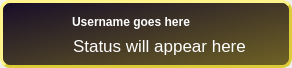
<?xml version="1.0" encoding="UTF-8"?>
<ui version="4.0">
 <class>Tweet</class>
 <widget class="QWidget" name="Tweet">
  <property name="geometry">
   <rect>
    <x>0</x>
    <y>0</y>
    <width>292</width>
    <height>68</height>
   </rect>
  </property>
  <property name="sizePolicy">
   <sizepolicy hsizetype="Preferred" vsizetype="Preferred">
    <horstretch>0</horstretch>
    <verstretch>0</verstretch>
   </sizepolicy>
  </property>
  <property name="windowTitle">
   <string>Form</string>
  </property>
  <property name="styleSheet">
   <string notr="true">QFrame { background-color: qlineargradient(spread:pad, x1:0, y1:0, x2:1, y2:1, stop:0 rgba(101, 93, 86, 255), stop:0.0150754 rgba(23, 14, 40, 255), stop:1 rgba(112, 99, 37, 255));
border-width: 3px;
border-style: outset;
border-color: rgb(219, 204, 56);;
border-radius: 10px}
QLabel { background-color: rgba(255, 255, 255, 0);
color: rgb(255, 255, 255);
border-width: 0px;
border-radius: 0px }
QTextBrowser { 
background-color: rgba(255, 255, 255, 0);
color: rgb(255, 255, 255);
border-width: 0px;
border-style: normal;
}</string>
  </property>
  <widget class="QFrame" name="frame">
   <property name="geometry">
    <rect>
     <x>0</x>
     <y>0</y>
     <width>292</width>
     <height>68</height>
    </rect>
   </property>
   <property name="sizePolicy">
    <sizepolicy hsizetype="Expanding" vsizetype="Expanding">
     <horstretch>0</horstretch>
     <verstretch>0</verstretch>
    </sizepolicy>
   </property>
   <property name="frameShape">
    <enum>QFrame::StyledPanel</enum>
   </property>
   <property name="frameShadow">
    <enum>QFrame::Raised</enum>
   </property>
   <widget class="QLabel" name="userImage">
    <property name="geometry">
     <rect>
      <x>10</x>
      <y>10</y>
      <width>48</width>
      <height>48</height>
     </rect>
    </property>
    <property name="sizePolicy">
     <sizepolicy hsizetype="Fixed" vsizetype="Fixed">
      <horstretch>0</horstretch>
      <verstretch>0</verstretch>
     </sizepolicy>
    </property>
    <property name="styleSheet">
     <string notr="true">QLabel { border-style: outset;
border-width: 0px;
border-radius: 0px}</string>
    </property>
    <property name="text">
     <string notr="true"/>
    </property>
   </widget>
   <widget class="QLabel" name="userName">
    <property name="geometry">
     <rect>
      <x>72</x>
      <y>13</y>
      <width>200</width>
      <height>17</height>
     </rect>
    </property>
    <property name="styleSheet">
     <string notr="true">QLabel { font: bold }</string>
    </property>
    <property name="text">
     <string notr="true">Username goes here</string>
    </property>
    <property name="textInteractionFlags">
     <set>Qt::LinksAccessibleByMouse</set>
    </property>
   </widget>
   <widget class="TweetTextBrowser" name="userStatus">
    <property name="geometry">
     <rect>
      <x>69</x>
      <y>32</y>
      <width>200</width>
      <height>25</height>
     </rect>
    </property>
    <property name="palette">
     <palette>
      <active>
       <colorrole role="WindowText">
        <brush brushstyle="SolidPattern">
         <color alpha="255">
          <red>255</red>
          <green>255</green>
          <blue>255</blue>
         </color>
        </brush>
       </colorrole>
       <colorrole role="Text">
        <brush brushstyle="SolidPattern">
         <color alpha="255">
          <red>255</red>
          <green>255</green>
          <blue>255</blue>
         </color>
        </brush>
       </colorrole>
       <colorrole role="Base">
        <brush brushstyle="NoBrush">
         <color alpha="255">
          <red>0</red>
          <green>0</green>
          <blue>0</blue>
         </color>
        </brush>
       </colorrole>
      </active>
      <inactive>
       <colorrole role="WindowText">
        <brush brushstyle="SolidPattern">
         <color alpha="255">
          <red>255</red>
          <green>255</green>
          <blue>255</blue>
         </color>
        </brush>
       </colorrole>
       <colorrole role="Text">
        <brush brushstyle="SolidPattern">
         <color alpha="255">
          <red>255</red>
          <green>255</green>
          <blue>255</blue>
         </color>
        </brush>
       </colorrole>
       <colorrole role="Base">
        <brush brushstyle="NoBrush">
         <color alpha="255">
          <red>0</red>
          <green>0</green>
          <blue>0</blue>
         </color>
        </brush>
       </colorrole>
      </inactive>
      <disabled>
       <colorrole role="WindowText">
        <brush brushstyle="SolidPattern">
         <color alpha="255">
          <red>255</red>
          <green>255</green>
          <blue>255</blue>
         </color>
        </brush>
       </colorrole>
       <colorrole role="Text">
        <brush brushstyle="SolidPattern">
         <color alpha="255">
          <red>255</red>
          <green>255</green>
          <blue>255</blue>
         </color>
        </brush>
       </colorrole>
       <colorrole role="Base">
        <brush brushstyle="NoBrush">
         <color alpha="255">
          <red>0</red>
          <green>0</green>
          <blue>0</blue>
         </color>
        </brush>
       </colorrole>
      </disabled>
     </palette>
    </property>
    <property name="frameShape">
     <enum>QFrame::NoFrame</enum>
    </property>
    <property name="verticalScrollBarPolicy">
     <enum>Qt::ScrollBarAlwaysOff</enum>
    </property>
    <property name="horizontalScrollBarPolicy">
     <enum>Qt::ScrollBarAlwaysOff</enum>
    </property>
    <property name="html">
     <string notr="true">&lt;!DOCTYPE HTML PUBLIC &quot;-//W3C//DTD HTML 4.0//EN&quot; &quot;http://www.w3.org/TR/REC-html40/strict.dtd&quot;&gt;
&lt;html&gt;&lt;head&gt;&lt;meta name=&quot;qrichtext&quot; content=&quot;1&quot; /&gt;&lt;style type=&quot;text/css&quot;&gt;
p, li { white-space: pre-wrap; }
&lt;/style&gt;&lt;/head&gt;&lt;body style=&quot; font-family:'Lucida Grande'; font-size:13pt; font-weight:400; font-style:normal;&quot;&gt;
&lt;p style=&quot; margin-top:0px; margin-bottom:0px; margin-left:0px; margin-right:0px; -qt-block-indent:0; text-indent:0px;&quot;&gt;Status will appear here&lt;/p&gt;&lt;/body&gt;&lt;/html&gt;</string>
    </property>
    <property name="textInteractionFlags">
     <set>Qt::LinksAccessibleByMouse|Qt::TextSelectableByMouse</set>
    </property>
    <property name="openExternalLinks">
     <bool>true</bool>
    </property>
   </widget>
   <widget class="QPushButton" name="menuButton">
    <property name="geometry">
     <rect>
      <x>270</x>
      <y>6</y>
      <width>16</width>
      <height>16</height>
     </rect>
    </property>
    <property name="sizePolicy">
     <sizepolicy hsizetype="Fixed" vsizetype="Fixed">
      <horstretch>0</horstretch>
      <verstretch>0</verstretch>
     </sizepolicy>
    </property>
    <property name="minimumSize">
     <size>
      <width>16</width>
      <height>16</height>
     </size>
    </property>
    <property name="maximumSize">
     <size>
      <width>16</width>
      <height>16</height>
     </size>
    </property>
    <property name="styleSheet">
     <string notr="true">QPushButton {
border: 1px;
background-color: rgba(255,255,255,0);
}
</string>
    </property>
    <property name="text">
     <string/>
    </property>
   </widget>
  </widget>
 </widget>
 <customwidgets>
  <customwidget>
   <class>TweetTextBrowser</class>
   <extends>QTextBrowser</extends>
   <header>tweettextbrowser.h</header>
  </customwidget>
 </customwidgets>
 <resources/>
 <connections/>
</ui>
